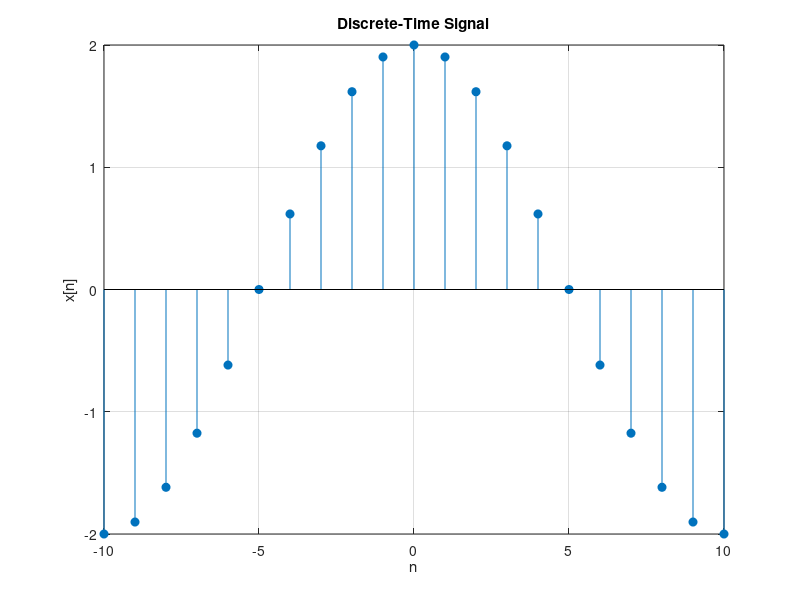

This chart was generated by the following MATLAB code:
%VERY USEFUL FUNCTIONS
%1. unit impulse: [x,n] = delta(n1,n0,n2);
%2. unit step: [x,n] = unitstep(n1,n0,n2);
%3. unit pulse: [x,n] = unitpulse(n1,n2,n3,n4);
%4. periodic sequence: x = persegen(xp,Np,Nps)

%HELPERS
%1. Time align, makes sequences same length, [y1,y2,n] =
%timealign(x1,n1,x2,n2);
%2. Folding, reflects a sequence about the origin, [y,ny]=fold(x,nx);
%3. Time shifting, [y,n]=shift(x,n,n0);

n = (-10:10)';

x = 2*cos(2*pi*0.05*n);

disp(x)

figure
stem(n, x, 'fill')
xlabel('n')
ylabel('x[n]')
title('Discrete-Time Signal')
grid on